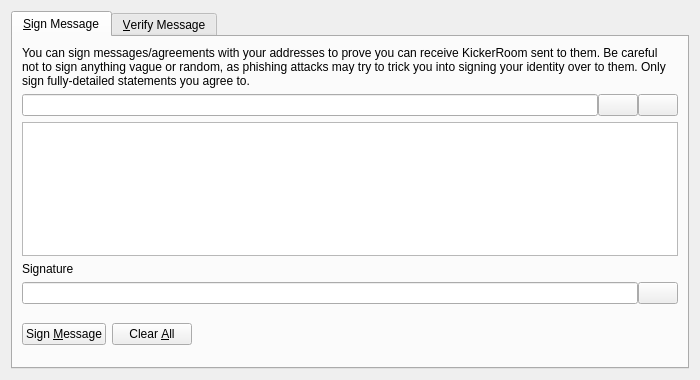
<?xml version="1.0" encoding="UTF-8"?>
<ui version="4.0">
 <class>SignVerifyMessageDialog</class>
 <widget class="QDialog" name="SignVerifyMessageDialog">
  <property name="geometry">
   <rect>
    <x>0</x>
    <y>0</y>
    <width>700</width>
    <height>380</height>
   </rect>
  </property>
  <property name="windowTitle">
   <string>Signatures - Sign / Verify a Message</string>
  </property>
  <property name="modal">
   <bool>true</bool>
  </property>
  <layout class="QVBoxLayout" name="verticalLayout">
   <item>
    <widget class="QTabWidget" name="tabWidget">
     <property name="currentIndex">
      <number>0</number>
     </property>
     <widget class="QWidget" name="tabSignMessage">
      <attribute name="title">
       <string>&amp;Sign Message</string>
      </attribute>
      <layout class="QVBoxLayout" name="verticalLayout_SM">
       <item>
        <widget class="QLabel" name="infoLabel_SM">
         <property name="text">
          <string>You can sign messages/agreements with your addresses to prove you can receive KickerRoom sent to them. Be careful not to sign anything vague or random, as phishing attacks may try to trick you into signing your identity over to them. Only sign fully-detailed statements you agree to.</string>
         </property>
         <property name="textFormat">
          <enum>Qt::PlainText</enum>
         </property>
         <property name="wordWrap">
          <bool>true</bool>
         </property>
        </widget>
       </item>
       <item>
        <layout class="QHBoxLayout" name="horizontalLayout_1_SM">
         <property name="spacing">
          <number>0</number>
         </property>
         <item>
          <widget class="QValidatedLineEdit" name="addressIn_SM">
           <property name="toolTip">
            <string>The KickerRoom address to sign the message with</string>
           </property>
          </widget>
         </item>
         <item>
          <widget class="QPushButton" name="addressBookButton_SM">
           <property name="toolTip">
            <string>Choose previously used address</string>
           </property>
           <property name="text">
            <string/>
           </property>
           <property name="shortcut">
            <string>Alt+A</string>
           </property>
           <property name="autoDefault">
            <bool>false</bool>
           </property>
          </widget>
         </item>
         <item>
          <widget class="QPushButton" name="pasteButton_SM">
           <property name="toolTip">
            <string>Paste address from clipboard</string>
           </property>
           <property name="text">
            <string/>
           </property>
           <property name="shortcut">
            <string>Alt+P</string>
           </property>
           <property name="autoDefault">
            <bool>false</bool>
           </property>
          </widget>
         </item>
        </layout>
       </item>
       <item>
        <widget class="QPlainTextEdit" name="messageIn_SM">
         <property name="toolTip">
          <string>Enter the message you want to sign here</string>
         </property>
        </widget>
       </item>
       <item>
        <widget class="QLabel" name="signatureLabel_SM">
         <property name="text">
          <string>Signature</string>
         </property>
         <property name="textFormat">
          <enum>Qt::PlainText</enum>
         </property>
        </widget>
       </item>
       <item>
        <layout class="QHBoxLayout" name="horizontalLayout_2_SM">
         <property name="spacing">
          <number>0</number>
         </property>
         <item>
          <widget class="QLineEdit" name="signatureOut_SM">
           <property name="font">
            <font>
             <italic>true</italic>
            </font>
           </property>
           <property name="readOnly">
            <bool>true</bool>
           </property>
          </widget>
         </item>
         <item>
          <widget class="QPushButton" name="copySignatureButton_SM">
           <property name="toolTip">
            <string>Copy the current signature to the system clipboard</string>
           </property>
           <property name="text">
            <string/>
           </property>
           <property name="autoDefault">
            <bool>false</bool>
           </property>
          </widget>
         </item>
        </layout>
       </item>
       <item>
        <layout class="QHBoxLayout" name="horizontalLayout_3_SM">
         <item>
          <widget class="QPushButton" name="signMessageButton_SM">
           <property name="toolTip">
            <string>Sign the message to prove you own this KickerRoom address</string>
           </property>
           <property name="text">
            <string>Sign &amp;Message</string>
           </property>
           <property name="autoDefault">
            <bool>false</bool>
           </property>
          </widget>
         </item>
         <item>
          <widget class="QPushButton" name="clearButton_SM">
           <property name="toolTip">
            <string>Reset all sign message fields</string>
           </property>
           <property name="text">
            <string>Clear &amp;All</string>
           </property>
           <property name="autoDefault">
            <bool>false</bool>
           </property>
          </widget>
         </item>
         <item>
          <spacer name="horizontalSpacer_1_SM">
           <property name="orientation">
            <enum>Qt::Horizontal</enum>
           </property>
           <property name="sizeHint" stdset="0">
            <size>
             <width>40</width>
             <height>48</height>
            </size>
           </property>
          </spacer>
         </item>
         <item>
          <widget class="QLabel" name="statusLabel_SM">
           <property name="font">
            <font>
             <weight>75</weight>
             <bold>true</bold>
            </font>
           </property>
           <property name="text">
            <string/>
           </property>
           <property name="wordWrap">
            <bool>true</bool>
           </property>
          </widget>
         </item>
         <item>
          <spacer name="horizontalSpacer_2_SM">
           <property name="orientation">
            <enum>Qt::Horizontal</enum>
           </property>
           <property name="sizeHint" stdset="0">
            <size>
             <width>40</width>
             <height>48</height>
            </size>
           </property>
          </spacer>
         </item>
        </layout>
       </item>
      </layout>
     </widget>
     <widget class="QWidget" name="tabVerifyMessage">
      <attribute name="title">
       <string>&amp;Verify Message</string>
      </attribute>
      <layout class="QVBoxLayout" name="verticalLayout_VM">
       <item>
        <widget class="QLabel" name="infoLabel_VM">
         <property name="text">
          <string>Enter the receiver's address, message (ensure you copy line breaks, spaces, tabs, etc. exactly) and signature below to verify the message. Be careful not to read more into the signature than what is in the signed message itself, to avoid being tricked by a man-in-the-middle attack. Note that this only proves the signing party receives with the address, it cannot prove sendership of any transaction!</string>
         </property>
         <property name="textFormat">
          <enum>Qt::PlainText</enum>
         </property>
         <property name="alignment">
          <set>Qt::AlignLeading|Qt::AlignLeft|Qt::AlignTop</set>
         </property>
         <property name="wordWrap">
          <bool>true</bool>
         </property>
        </widget>
       </item>
       <item>
        <layout class="QHBoxLayout" name="horizontalLayout_1_VM">
         <property name="spacing">
          <number>0</number>
         </property>
         <item>
          <widget class="QValidatedLineEdit" name="addressIn_VM">
           <property name="toolTip">
            <string>The KickerRoom address the message was signed with</string>
           </property>
          </widget>
         </item>
         <item>
          <widget class="QPushButton" name="addressBookButton_VM">
           <property name="toolTip">
            <string>Choose previously used address</string>
           </property>
           <property name="text">
            <string/>
           </property>
           <property name="shortcut">
            <string>Alt+A</string>
           </property>
           <property name="autoDefault">
            <bool>false</bool>
           </property>
          </widget>
         </item>
        </layout>
       </item>
       <item>
        <widget class="QPlainTextEdit" name="messageIn_VM"/>
       </item>
       <item>
        <widget class="QValidatedLineEdit" name="signatureIn_VM"/>
       </item>
       <item>
        <layout class="QHBoxLayout" name="horizontalLayout_2_VM">
         <item>
          <widget class="QPushButton" name="verifyMessageButton_VM">
           <property name="toolTip">
            <string>Verify the message to ensure it was signed with the specified KickerRoom address</string>
           </property>
           <property name="text">
            <string>Verify &amp;Message</string>
           </property>
           <property name="autoDefault">
            <bool>false</bool>
           </property>
          </widget>
         </item>
         <item>
          <widget class="QPushButton" name="clearButton_VM">
           <property name="toolTip">
            <string>Reset all verify message fields</string>
           </property>
           <property name="text">
            <string>Clear &amp;All</string>
           </property>
           <property name="autoDefault">
            <bool>false</bool>
           </property>
          </widget>
         </item>
         <item>
          <spacer name="horizontalSpacer_1_VM">
           <property name="orientation">
            <enum>Qt::Horizontal</enum>
           </property>
           <property name="sizeHint" stdset="0">
            <size>
             <width>40</width>
             <height>48</height>
            </size>
           </property>
          </spacer>
         </item>
         <item>
          <widget class="QLabel" name="statusLabel_VM">
           <property name="font">
            <font>
             <weight>75</weight>
             <bold>true</bold>
            </font>
           </property>
           <property name="text">
            <string/>
           </property>
           <property name="wordWrap">
            <bool>true</bool>
           </property>
          </widget>
         </item>
         <item>
          <spacer name="horizontalSpacer_2_VM">
           <property name="orientation">
            <enum>Qt::Horizontal</enum>
           </property>
           <property name="sizeHint" stdset="0">
            <size>
             <width>40</width>
             <height>48</height>
            </size>
           </property>
          </spacer>
         </item>
        </layout>
       </item>
      </layout>
     </widget>
    </widget>
   </item>
  </layout>
 </widget>
 <customwidgets>
  <customwidget>
   <class>QValidatedLineEdit</class>
   <extends>QLineEdit</extends>
   <header>qvalidatedlineedit.h</header>
  </customwidget>
 </customwidgets>
 <resources>
  <include location="../kickerroom.qrc"/>
 </resources>
 <connections/>
</ui>
